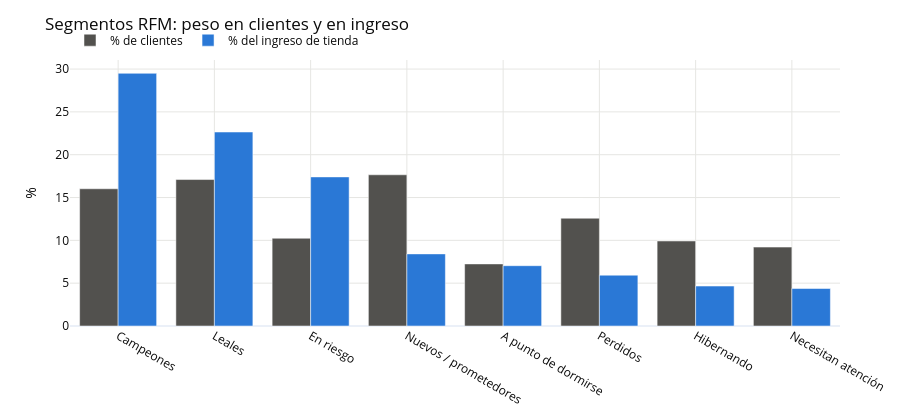

Notebook code for this chart:
### Code cell
def segment(row):
    r, f = row.R, row.F
    if r >= 4 and f >= 4: return "Campeones"
    if r >= 3 and f >= 3: return "Leales"
    if r >= 4 and f <= 2: return "Nuevos / prometedores"
    if r == 3 and f <= 2: return "Necesitan atención"
    if r <= 2 and f >= 4: return "En riesgo"
    if r <= 2 and f == 3: return "A punto de dormirse"
    if r == 1 and f <= 2: return "Perdidos"
    return "Hibernando"

rfm["segmento"] = rfm.apply(segment, axis=1)
segments = rfm.groupby("segmento").agg(
    clientes=("customer_key", "count"),
    recencia_mediana=("recencia_dias", "median"),
    frecuencia_media=("frecuencia", "mean"),
    gasto_medio=("gasto", "mean"),
    gasto_total=("gasto", "sum")).sort_values("gasto_total", ascending=False)
segments["pct_clientes"] = segments.clientes / segments.clientes.sum() * 100
segments["pct_ingreso"] = segments.gasto_total / segments.gasto_total.sum() * 100
print(segments.round(1).to_string())

fig = go.Figure()
fig.add_trace(go.Bar(x=segments.index, y=segments.pct_clientes, name="% de clientes",
                     marker_color=C_MUTED))
fig.add_trace(go.Bar(x=segments.index, y=segments.pct_ingreso, name="% del ingreso de tienda",
                     marker_color=C_BLUE))
fig.update_layout(**{**PLOT_LAYOUT, "height": 420, "barmode": "group", "hovermode": "x"},
                  title="Segmentos RFM: peso en clientes y en ingreso", yaxis_title="%")
fig.show()

champions = segments.loc["Campeones"]
at_risk = segments.loc["En riesgo"]
print()
print(f"Campeones: {champions.pct_clientes:.1f}% de los clientes y "
      f"{champions.pct_ingreso:.1f}% del ingreso")
print(f"En riesgo: {at_risk.pct_clientes:.1f}% de los clientes y "
      f"{at_risk.pct_ingreso:.1f}% del ingreso, con {at_risk.recencia_mediana:.0f} días sin comprar")

### Figure 1 — Plotly figure (JSON) as saved in the notebook; plotly's stock layout.template omitted (floating-point values rounded to 4 significant figures)
{"data": [{"marker": {"color": "#52514e"}, "name": "% de clientes", "type": "bar", "x": ["Campeones", "Leales", "En riesgo", "Nuevos / prometedores", "A punto de dormirse", "Perdidos", "Hibernando", "Necesitan atención"], "y": [16.02, 17.1, 10.25, 17.66, 7.248, 12.59, 9.927, 9.212]}, {"marker": {"color": "#2a78d6"}, "name": "% del ingreso de tienda", "type": "bar", "x": ["Campeones", "Leales", "En riesgo", "Nuevos / prometedores", "A punto de dormirse", "Perdidos", "Hibernando", "Necesitan atención"], "y": [29.51, 22.65, 17.41, 8.419, 7.04, 5.934, 4.664, 4.377]}], "layout": {"barmode": "group", "font": {"color": "#0b0b0b", "size": 12}, "height": 420, "hovermode": "x", "legend": {"orientation": "h", "x": 0, "y": 1.02, "yanchor": "bottom"}, "margin": {"b": 50, "l": 70, "r": 30, "t": 60}, "title": {"text": "Segmentos RFM: peso en clientes y en ingreso"}, "xaxis": {"gridcolor": "#e6e6e3"}, "yaxis": {"gridcolor": "#e6e6e3", "title": {"text": "%"}}}}
